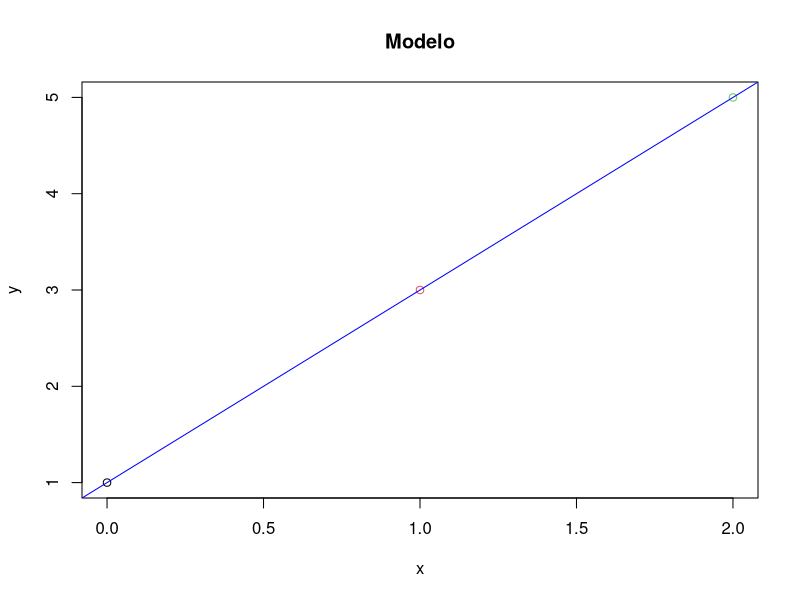
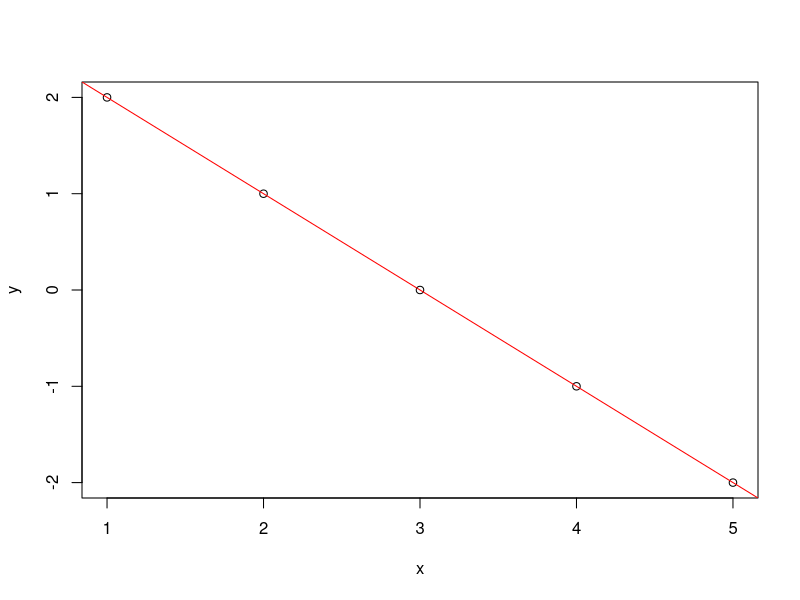
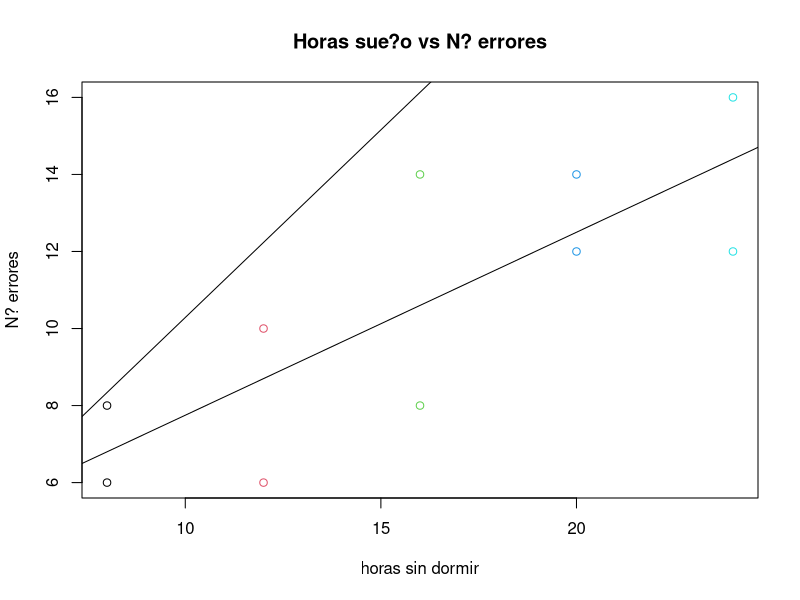
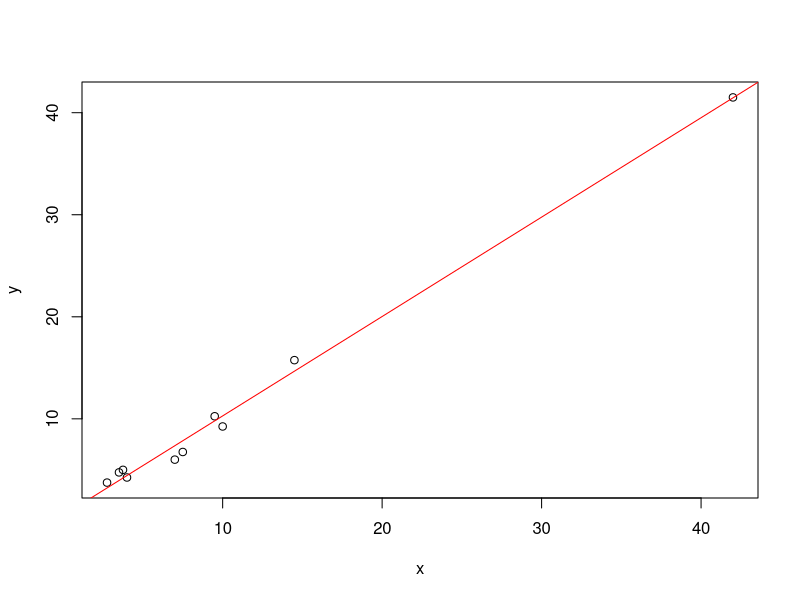

Recreate these plots in R, in order.
## ---- chunk 1
knitr::opts_chunk$set(echo = TRUE)
## ---- chunk 2
x <- c(0,1,2)
y <- (2*x) + 1

model1 <- lm(y~x)
plot(x,y, main = "Modelo", col=factor(x))
abline(model1, col="blue")
dev.off()
## ---- chunk 3
x <- c(1, 2, 3, 4, 5)  #Puntos ejemplo
y <- 3-x

plot(x, y)
abline(a = 3, b = -1, col="red", main = "Y = 3 - X")

## ---- chunk 4

print(paste("El coeficiente de correlaci?n de Pearson entre las variables que representan la altura de las parejas es de:", round(cor(x,y),2)))
## ---- chunk 5

x <- c(8, 8, 12, 12, 16, 16, 20, 20, 24, 24)
y <- c(8, 6, 6, 10, 8, 14, 14, 12, 16, 12)

plot(x, y, col = factor(x), main = "Horas sue?o vs N? errores", xlab = "horas sin dormir", ylab = "N? errores")
model4 <- lm(y~x)
abline(model4)
summary(model4)
## ---- chunk 6
print("Y = 3 + 0.475X ")
## ---- chunk 7
y10 <- 3+(0.475*10)
print(y10)
## ---- chunk 8
x <- c(7, 9.5, 7.5, 4, 14.5, 3.75, 42, 2.75, 10, 3.5)
y <- c(6, 10.25, 6.75, 4.25, 15.75, 5, 41.5, 3.75, 9.25, 4.75)
model5 <- lm(y~x)
abline(model5)
summary(model5)

## ---- chunk 9
print("Y = 0.5457 + 0.9741X ")
## ---- chunk 10
plot(x, y)
abline(a = 0.5457, b = 0.9741, col="red", main = "Y = 0.5457 + 0.9741X")
## ---- chunk 11
x <- c(2.6, 3.4, 3.6, 3.2, 3.5, 2.9)
y <- c(3000, 3600, 4000, 3500, 3900, 3600)

model6 <- lm(y~x)
summary(model6)
## ---- chunk 12
aov(y~x)
## ---- chunk 13
x <- c(15, 17, 38, 21, 47, 31, 34)
y <- c(15, 35, 81, 31, 75, 30, 42)

model7 <- lm(y~x)
summary(model7)
## ---- chunk 14

## ---- chunk 15
x <- c(400, 450, 550, 600, 700, 750)
y <- c(4000, 5000, 5400, 5900, 6400, 7000)

model8 <- lm(y~x)
summary(model8)
